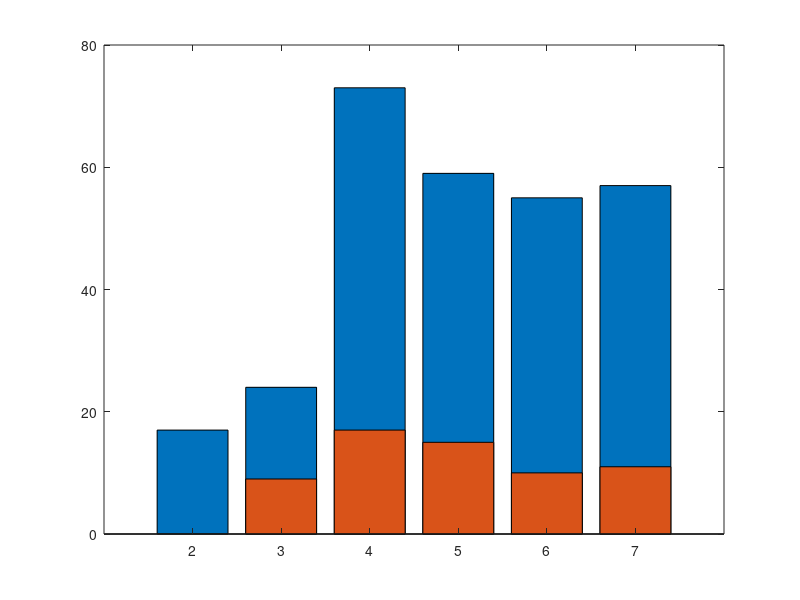

Write the MATLAB code that produced this figure.
% Aufgabe 9.4
%
% Stellen Sie die Zugriffszahlen auf die Jupyter Notebooks und die MATLAB 
% Live Scripts in einem Balkendiagramm dar. Dabei gibt es ein Problem, welches?
%
% Anzahl Nutzer/innen mit Zugriff auf die Jupyter Notebooks zum Download im Sommersemester 2021
%
% | Woche | Anzahl Nutzer/innen |
% | --- | --- |
% | 2 | 17 |
% | 3 | 24 |
% | 4 | 73 |
% | 5 | 59 |
% | 6 | 55 |
% | 7 | 57 |
%
%Hier ist eine Tabelle mit den Zugriffszahlen auf das MATLAB Live Script in 
% der Vorlesung angewandte Informatik im Sommersemester 2021
%
% |Woche |Anzahl Nutzer/innen|
% | --- | --- |
% | 3 | 9  |
% | 4 | 17 |
% | 5 | 15 |
% | 6 | 10 |
% | 7 | 11 |

% Eingabe
x_j = [2,3,4,5,6,7];
y_j = [17, 24, 73, 59, 55, 57];
x_m = [3,4,5,6,7];
y_m = [9, 17, 15, 10, 11];

% Ausgabe
bar(x_j,y_j);
hold on;
bar(x_m,y_m);
hold off;

